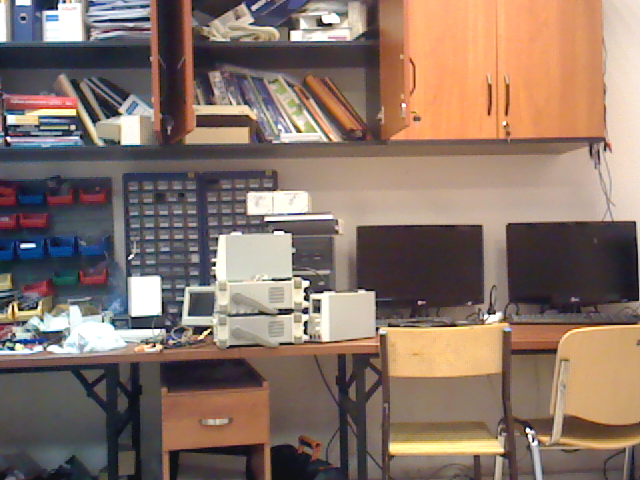
#> input picture Lab_8/detekcja_deskrypcja_dopasowanie/rotate-1.bmp, 640 x 480 px
$ python Zad_5.py
#> lines starting #> are read from the running program, lines starting #| are printed output that depends on the picture
import cv2
import numpy as np
from matplotlib import pyplot as plt
import time

img1 = cv2.imread(f'detekcja_deskrypcja_dopasowanie/rotate-1.bmp')
#> img1 is the input picture: shape (480, 640, 3); mean B, G, R 103.3, 115, 135.7
img1 = cv2.cvtColor(img1, cv2.COLOR_BGR2GRAY)  # konwersja do skali szarości
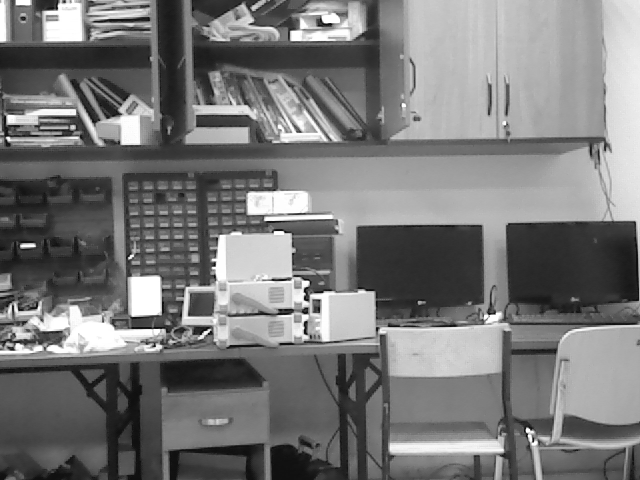
#> img1: shape (480, 640); min 15, max 255, mean 119.9

img2 = cv2.imread(f'detekcja_deskrypcja_dopasowanie/rotate-6.bmp')
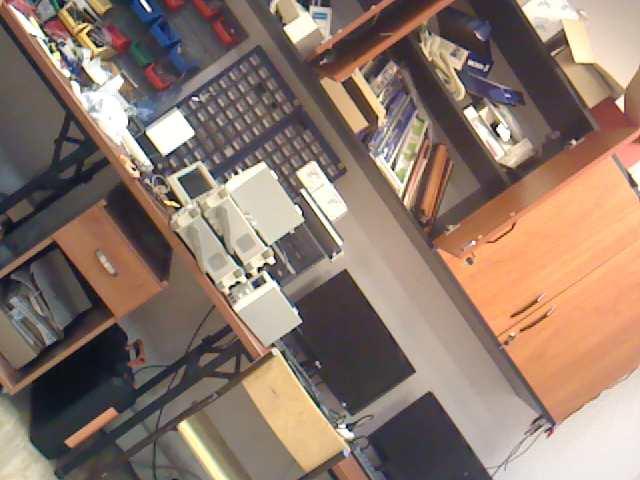
#> input picture Lab_8/detekcja_deskrypcja_dopasowanie/rotate-6.bmp, 640 x 480 px
#> img2 is the input picture: shape (480, 640, 3); mean B, G, R 108.1, 121.2, 141.9
img2 = cv2.cvtColor(img2, cv2.COLOR_BGR2GRAY)  # konwersja do skali szarości
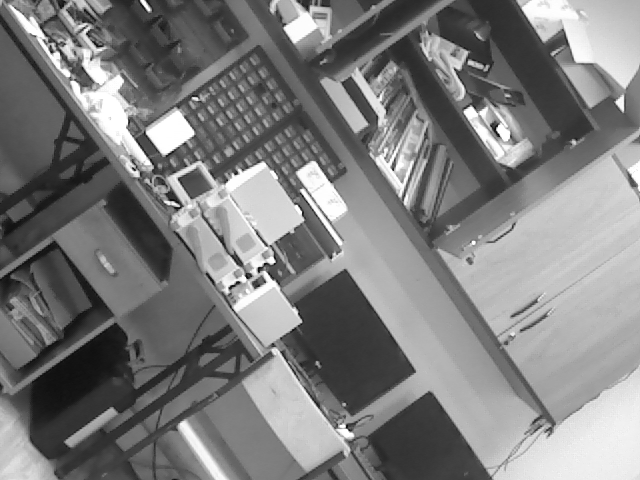
#> img2: shape (480, 640); min 15, max 255, mean 125.9

# ////////////////////// Detekcja ////////////////////
# ////// img1
# FAST
fast = cv2.FastFeatureDetector_create()  # inicjalizacja detektora
kp1_fast = fast.detect(img1, None)  # detekcja
#> kp1_fast = 4220 keypoints; strongest (x, y, size): (57, 8, 7), (214, 265, 7), (527, 429, 7), (304, 298, 7)
# img1 = cv2.drawKeypoints(img1, kp1_fast, None, color=(255, 0, 0))

# ORB
orb = cv2.ORB_create()  # inicjalizacja detektora
kp1_orb = orb.detect(img1, None)  # znalezienie punktów kluczowych
#> kp1_orb = 500 keypoints; strongest (x, y, size): (527, 429, 31), (304, 298, 31), (526, 431, 31), (527, 430, 37.2)
# img1 = cv2.drawKeypoints(img1, kp1_orb, None, color=(0, 255, 0), flags=0)  # narysowanie wykrytych punktów

# ////// img2
# FAST
fast = cv2.FastFeatureDetector_create()  # inicjalizacja detektora
kp2_fast = fast.detect(img2, None)  # detekcja
#> kp2_fast = 4086 keypoints; strongest (x, y, size): (51, 52, 7), (265, 282, 7), (258, 268, 7), (265, 263, 7)
# img1 = cv2.drawKeypoints(img1, kp2_fast, None, color=(255, 0, 0))

# ORB
orb = cv2.ORB_create()  # inicjalizacja detektora
kp2_orb = orb.detect(img2, None)  # znalezienie punktów kluczowych
#> kp2_orb = 500 keypoints; strongest (x, y, size): (258, 268, 31), (178, 205, 31), (274, 261, 31), (258, 270, 37.2)
# img2 = cv2.drawKeypoints(img2, kp2_orb, None, color=(0, 255, 0), flags=0)  # narysowanie wykrytych punktów


# ////////////////////// Deskrypcja ////////////////////
# BRIEF
brief = cv2.xfeatures2d.BriefDescriptorExtractor_create()
t_start = time.perf_counter()
kp1_brief, des1_brief = brief.compute(img1, kp1_fast)  # Deskrypcja zdjęcie 1 z detektora FAST
#> kp1_brief = 3485 keypoints; strongest (x, y, size): (214, 265, 7), (527, 429, 7), (304, 298, 7), (304, 332, 7)
kp2_brief, des2_brief = brief.compute(img2, kp2_fast)  # Deskrypcja zdjęcie 2 z detektora FAST
#> kp2_brief = 3550 keypoints; strongest (x, y, size): (51, 52, 7), (265, 282, 7), (258, 268, 7), (265, 263, 7)
t_stop = time.perf_counter()
print(f'BRIEF - czas deskrypcji: {t_stop - t_start} s')

# ORB
orb = cv2.ORB_create()
t_start = time.perf_counter()
kp1_orb, des1_orb = orb.compute(img1, kp1_orb)  # Deskrypcja zdjęcie 1 z detektora orb
kp2_orb, des2_orb = orb.compute(img2, kp2_orb)  # Deskrypcja zdjęcie 2 z detektora orb
t_stop = time.perf_counter()
print(f'ORB - czas deskrypcji: {t_stop - t_start} s')

# SIFT
sift = cv2.SIFT_create()
t_start = time.perf_counter()
kp1_sift, des1_sift = sift.compute(img1, kp1_fast)  # Deskrypcja zdjęcie 1 z detektora FAST
#> kp1_sift has the same summary as kp1_fast
kp2_sift, des2_sift = sift.compute(img2, kp2_fast)  # Deskrypcja zdjęcie 2 z detektora FAST
#> kp2_sift has the same summary as kp2_fast
t_stop = time.perf_counter()
print(f'SIFT - czas deskrypcji: {t_stop - t_start} s')

# ////////////////////// Dopasowanie ////////////////////
# BRIEF
bf = cv2.BFMatcher(cv2.NORM_HAMMING, crossCheck=True)
matches_brief = bf.match(des1_brief, des2_brief)
#> matches_brief = 491 matches
matches = sorted(matches_brief, key=lambda x: x.distance)
#> matches = 491 matches
matched_image_brief = cv2.drawMatches(img1, kp1_brief, img2, kp2_brief, matches[:50], None, flags=2)
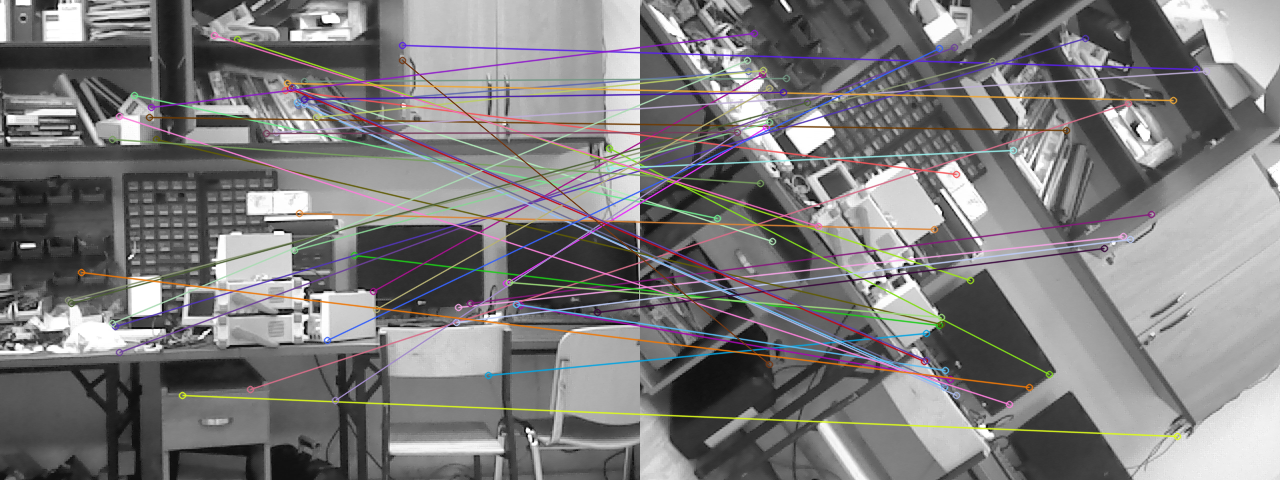
#> matched_image_brief: shape (480, 1280, 3); mean of channels 0, 1, 2 123.6, 123.2, 124.8; drawn as B, G, R

# ORB
bf = cv2.BFMatcher(cv2.NORM_HAMMING, crossCheck=True)
matches_orb = bf.match(des1_orb, des2_orb)
#> matches_orb = 281 matches
matches = sorted(matches_orb, key=lambda x: x.distance)
#> matches = 281 matches
matched_image_orb = cv2.drawMatches(img1, kp1_orb, img2, kp2_orb, matches, None, flags=2)
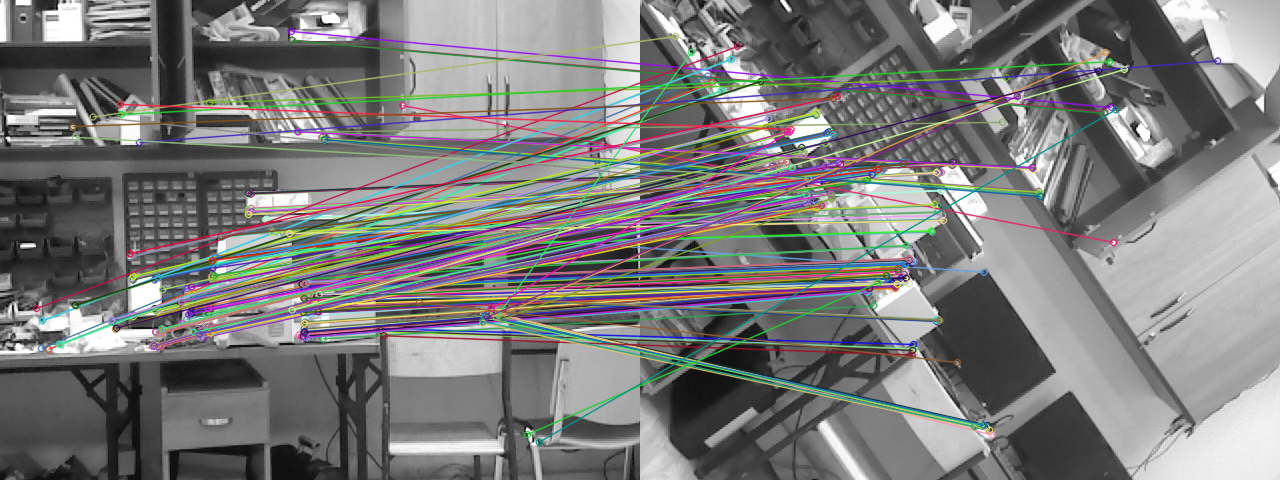
#> matched_image_orb: shape (480, 1280, 3); mean of channels 0, 1, 2 122.8, 123.4, 123.7; drawn as B, G, R

# Wyświetlenie co zwraca match
for i in matches[:20]:
    print(i.imgIdx)
#> this loop made 20 passes
#| 0
#| 0
#| 0
#| 0
#| 0
#| 0
#| 0
#| 0
#> (further printed lines are left out)

while True:
    cv2.imshow('Image BRIEF', matched_image_brief)
    cv2.imshow('Image ORB', matched_image_orb)
    if cv2.waitKey(10) == ord('q'):
#> (key q is pressed here)
        break
